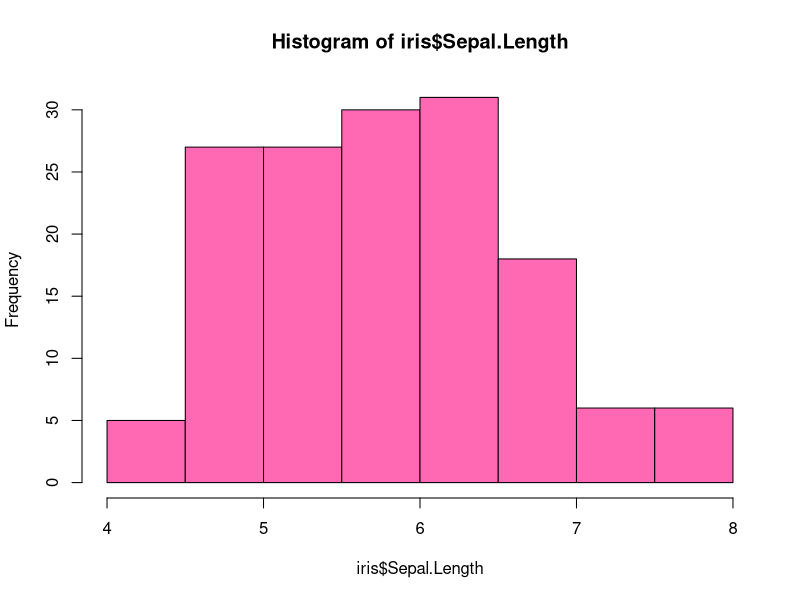
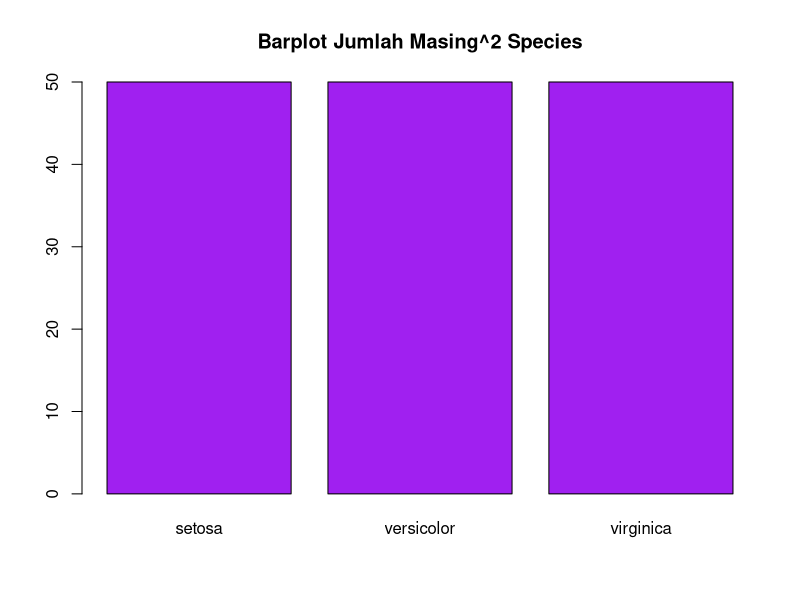

R code for these plots, in order:
#Install packages stats, dplyr, dan RColorBrewer

#Load required libraries
library(stats)
library(dplyr)
library(RColorBrewer)

#Menampilkan Struktur Data
mydata=iris
iris
View(iris)
str(mydata)

#Data Summarization
SL = mydata$Sepal.Length

#statistika deskriptif
summary(mydata)

#Mode Function
Mode=function(x){
  ta=table(x)
  tan=max(ta)
  if(all(ta == tan))
    mod=NA
  else
    if(is.numeric(x))
      mod=as.numeric(names(ta)[ta == tan])
  else
    mod=names(ta)[ta == tan]
  return(mod)
}

#calculate Mode=Modus
Mode(SL)

#calculate standard Deviation
sd(SL)

#calculate Variance
var(SL)

#calculate IQR
quantile(SL)

#Data Visualization
Species=mydata$Species

#Numeric Data Histogram
hist(iris$Sepal.Length, col="hot pink", border = "black")
hist

#categorical Data Barplot
barplot(table(Species), main = "Barplot Jumlah Masing^2 Species", col="purple")
barplot

#Data Normalization
#select all data numeric variables in the dataset
mydata_numeric=select(mydata,c(1,2,3,4))
mydata_numeric

#Normalize Dataset (Z-Score) All Variableon the same scale
Zscore_mydata=scale(mydata_numeric)

#check all the variabel converted to Z-Score
Zscore_mydata
View(Zscore_mydata)
